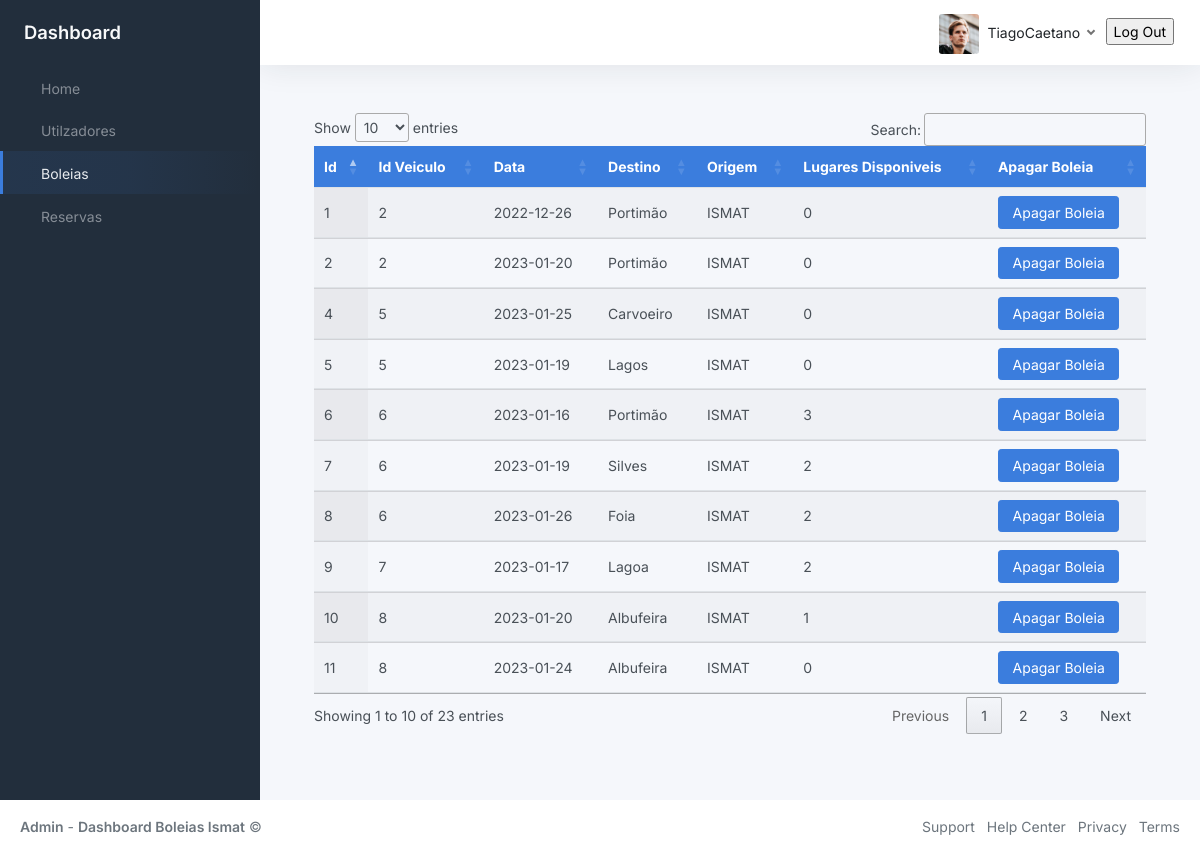
The app's page /ridePage (signed in), older data.
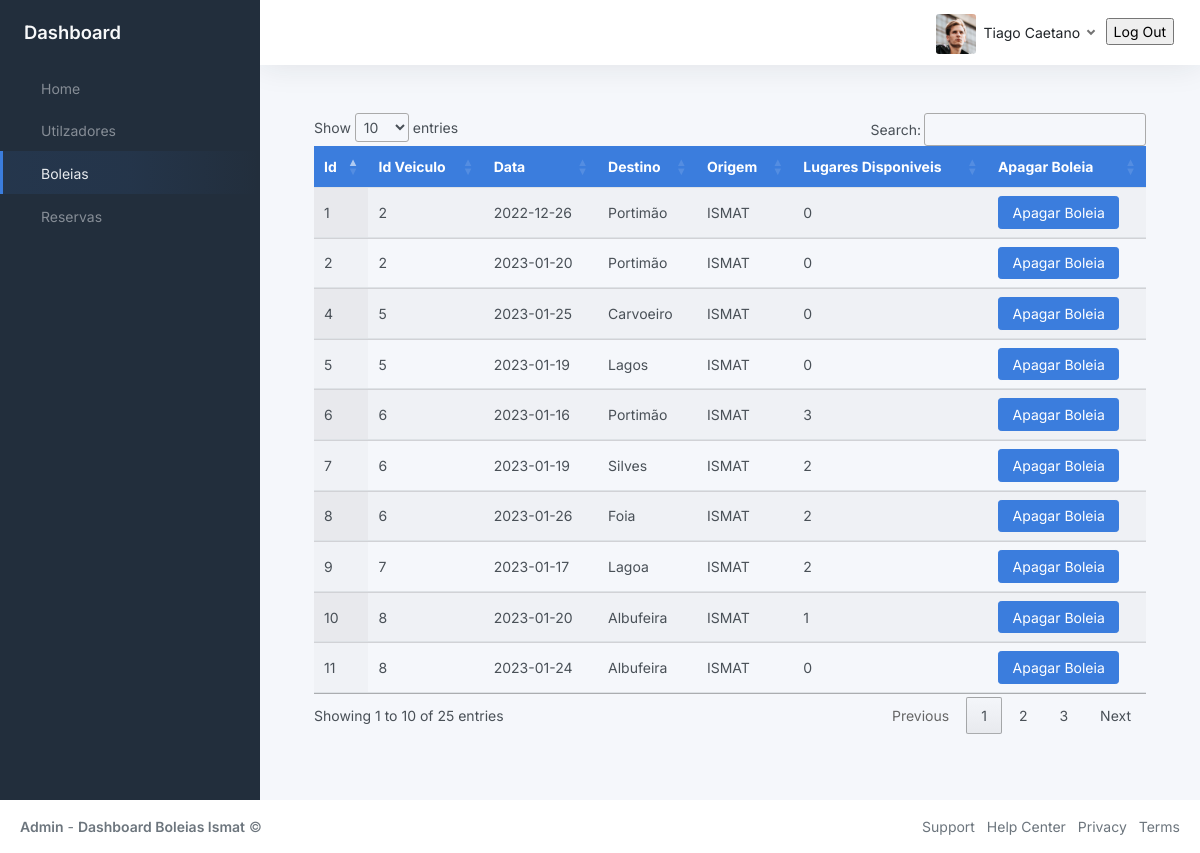
The same page, newer data.
### BackOffice/models.py (models this page shows, shortened)
class User(db.Model, UserMixin):
	__tablename__ = 'user'
	id = db.Column(db.Integer, primary_key=True)
	name = db.Column(db.String(80), unique=True, nullable=False)
	student_number = db.Column(db.String(9), unique=True, nullable=False)
	phone_number = db.Column(db.Integer(), nullable=False)
	password = db.Column(db.String(60), nullable=False)
	gender = db.Column(db.String(10), nullable=False)
	registration_date = db.Column(db.DateTime, default=datetime.now)
	last_login_date = db.Column(db.DateTime, default=datetime.now)
	active = db.Column(db.Boolean())

class Ride(db.Model):
	__tablename__ = 'ride'
	__table_args__ = (db.UniqueConstraint('user_id', 'vehicle_id', 'ride_date'),)
	id = db.Column(db.Integer, primary_key=True)
	user_id = db.Column('user_id', db.ForeignKey('user.id'), nullable=False)
	user = db.relationship('User', backref='ride')
	vehicle_id = db.Column('vehicle_id', db.ForeignKey('vehicle.id'), nullable=False)
	vehicle = db.relationship('Vehicle', backref='ride')
	ride_date = db.Column(db.String(9), nullable=False)
	ride_scheduled_time = db.Column(db.String(5), nullable=False)
	local_destiny = db.Column(db.String(40), nullable=False)
	local_origin = db.Column(db.String(40), nullable=False)
	number_of_available_seats = db.Column(db.Integer(), nullable=False)
	createdAt = db.Column(db.DateTime, default=datetime.now)
	updatedAt = db.Column(db.DateTime, default=datetime.now)

### BackOffice/boleiasModule/__init__.py (the view, shortened to what this page needs)
@rideModule.route('/ridePage', methods=['GET', 'POST'])
def toRidePage():
    if current_user.is_authenticated:
        try:
            use_id = current_user.id
            activeUser =  db.session.query(User).filter(User.id==use_id).first()
            if request.method == 'GET':
                get_Ride= db.session.query(Ride).all()
                return render_template("boleias.html", title="Login", get_Ride = get_Ride, activeUser = activeUser,)
        except Exception as e:
                    print(str(e))
    else:
        return redirect('/pages-sign-in')

### BackOffice/app.py (called while the page is built)
def create_app(config_filename):
    run = Flask(__name__)
    run.config.from_object(config_filename)
    db.init_app(run)
    bcrypt.init_app(run)
    with run.app_context():
        db.create_all()
    login_manager = LoginManager()
    login_manager.login_view = 'auth.login'
    login_manager.init_app(run)
    @login_manager.user_loader
    def load_user(user_id):
        return User.query.get(int(user_id))
    run.register_blueprint(login_module)
    run.register_blueprint(homeModule)
    run.register_blueprint(userModule)
    run.register_blueprint(rideModule)
    run.register_blueprint(reservaModule)
    return run

### BackOffice/templates/boleias.html (shortened to what this page needs)
{% extends 'index.html'%}
{% block navOptions %}
    <ul class="sidebar-nav">
        <li class="sidebar-item">
            <a class="sidebar-link" href="{{url_for('homeModule.toHomePage')}}">
                 <span class="align-middle">Home</span>
            </a>
        </li>
        <li class="sidebar-item ">
            <a class="sidebar-link" href="{{url_for('userModule.toUsersPage')}}">
                 <span class="align-middle">Utilzadores</span>
            </a>
        </li>
        <li class="sidebar-item active">
            <a class="sidebar-link" href="{{url_for('rideModule.toRidePage')}}">
                 <span class="align-middle">Boleias</span>
            </a>
        </li>
        <li class="sidebar-item ">
            <a class="sidebar-link" href="{{url_for('reservaModule.toReservaPage')}}">
                 <span class="align-middle">Reservas</span>
            </a>
        </li>
    </ul>
{% endblock navOptions %}
{% block profile %}
<img src="{{url_for('static', filename='img/avatars/avatar.jpg')}}" class="avatar img-fluid rounded me-1"/> <span class="text-dark">{{activeUser.name}}</span>
{% endblock profile %}
{% block content %}
<div class="container-md" id="table">
    <div class="table-responsive">
        <table class="table display nowrap" id="tabela">
            <thead class="bg-primary text-white">
                <tr>
                    <th>Id</th>
                    <th>Id Veiculo</th>
                    <th>Data</th>
                    <th>Destino</th>
                    <th>Origem</th>
                    <th>Lugares Disponiveis</th>
                    <th>Apagar Boleia</th>
                </tr>
            </thead>
            <tbody>
                {% for ride in get_Ride %}
                <tr>
                <td>{{ride.id}}</td>
                <td>{{ride.vehicle_id}}</td>
                <td>{{ride.ride_date}}</td>
                <td>{{ride.local_destiny}}</td>
                <td>{{ride.local_origin}}</td>
                <td>{{ride.number_of_available_seats}}</td>
                <td><button class="ApagarB btn btn-primary" id="{{ride.id}}">Apagar Boleia</button></td>
            </tr>
            {% endfor %}
            </tbody>
        </table>
    </div>
</div>
{% endblock content %}

### BackOffice/templates/index.html (shortened to what this page needs)
<!DOCTYPE html>
<html lang="en">
<head>
	<link rel="stylesheet" href="https://cdnjs.cloudflare.com/ajax/libs/font-awesome/6.2.1/css/all.min.css">
	<link href="https://cdn.jsdelivr.net/npm/bootstrap@5.2.3/dist/css/bootstrap.min.css" rel="stylesheet">
	<link rel="stylesheet" type="text/css" href="https://cdn.datatables.net/1.13.1/css/jquery.dataTables.css">
	<link href="{{url_for('static', filename='css/app.css')}}" rel="stylesheet">
</head>
<body>
	<div class="wrapper">
		<nav id="sidebar" class="sidebar js-sidebar">
			<div class="sidebar-content js-simplebar">
				<a class="sidebar-brand" href="index.html">
					<span class="align-middle">Dashboard</span>
				</a>
				{% block navOptions %}
				{% endblock navOptions %}
			</div>
		</nav>
		<div class="main">
			<nav class="navbar navbar-expand navbar-light navbar-bg">
				<div class="navbar-collapse collapse">
					<ul class="navbar-nav navbar-align">
						<a class="nav-link dropdown-toggle d-none d-sm-inline-block" href="#">
							{% block profile %}
							{% endblock profile %}
						</a>
						<div class="m-1">
							<form action="{{url_for('login.logOut')}}">
								<input type="submit" value="Log Out" />
							</form>
						</div>
					</ul>
				</div>
			</nav>
			<main class="content">
				{% block content %}
				{% endblock content %}
			</main>
		</div>
	</div>
	<footer class="footer">
		<div class="container-fluid ">
			<div class="row text-muted">
				<div class="col-6 text-start">
					<p class="mb-0">
						<a class="text-muted" href="https://adminkit.io/" target="_blank"><strong>Admin</strong></a> - <a class="text-muted" href="https://adminkit.io/" target="_blank"><strong>Dashboard Boleias Ismat</strong></a>								&copy;
					</p>
				</div>
				<div class="col-6 text-end">
					<ul class="list-inline">
						<li class="list-inline-item">
							<a class="text-muted" href="https://adminkit.io/" target="_blank">Support</a>
						</li>
						<li class="list-inline-item">
							<a class="text-muted" href="https://adminkit.io/" target="_blank">Help Center</a>
						</li>
						<li class="list-inline-item">
							<a class="text-muted" href="https://adminkit.io/" target="_blank">Privacy</a>
						</li>
						<li class="list-inline-item">
							<a class="text-muted" href="https://adminkit.io/" target="_blank">Terms</a>
						</li>
					</ul>
				</div>
			</div>
		</div>
	</footer>
</body>
</html>

Row changes from the older to the newer data that the page shows:
changed User: name "TiagoCaetano" → "Tiago Caetano"
Text that changed along with them:
text written by a page script: "Show entries Search: Showing 1 to 10 of 23 entries Previous 1 2 3 Next" → "Show entries Search: Showing 1 to 10 of 25 entries Previous 1 2 3 Next"
